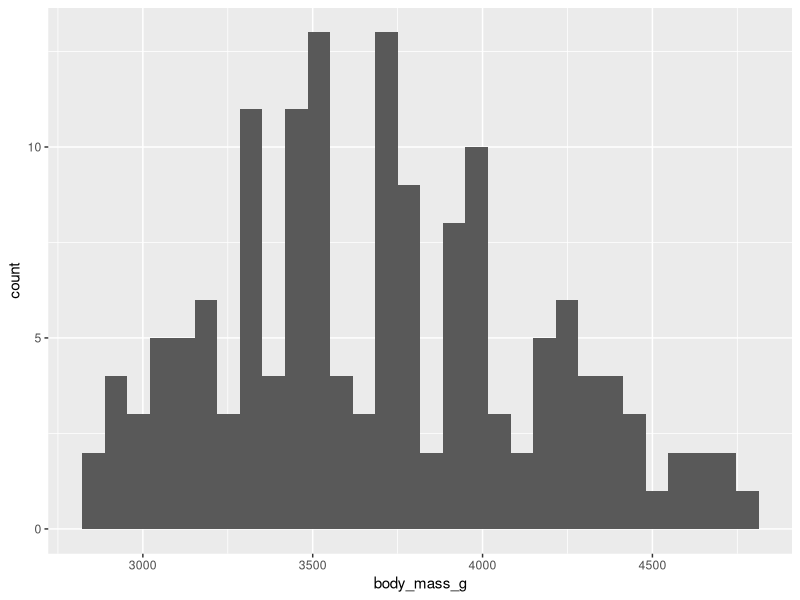
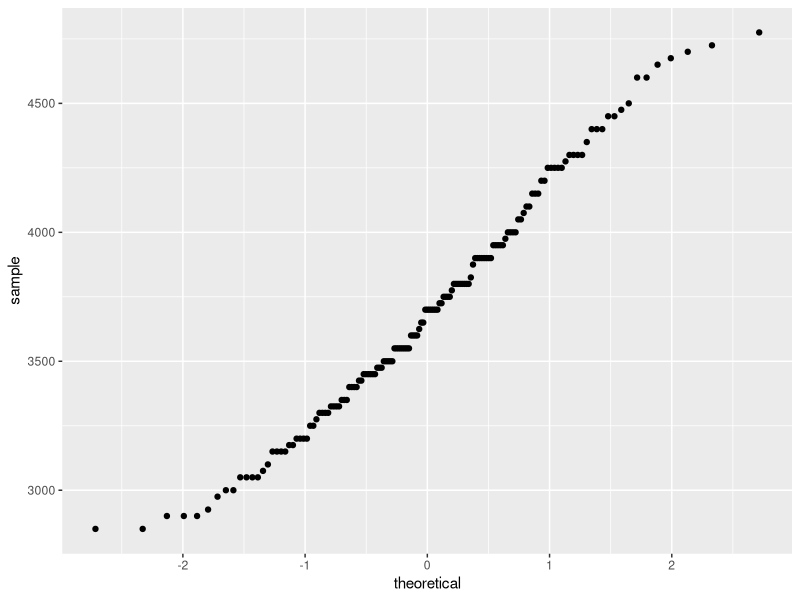
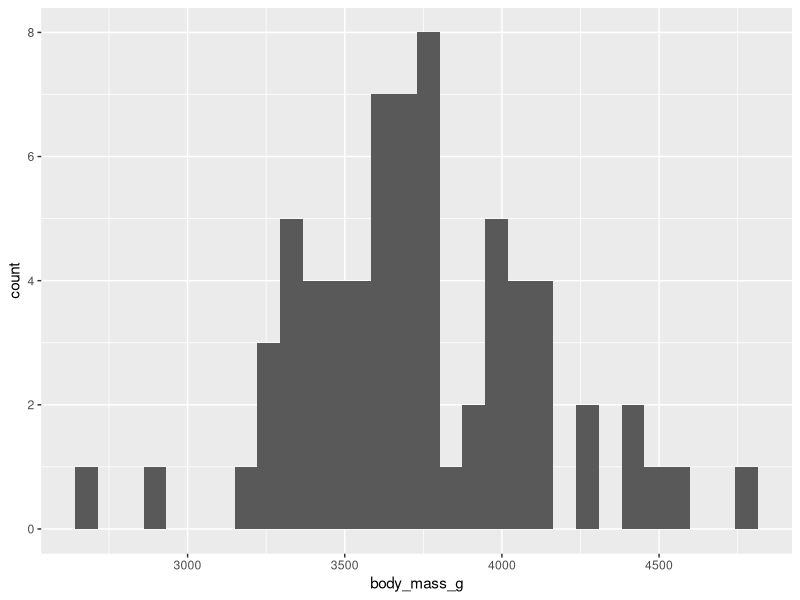
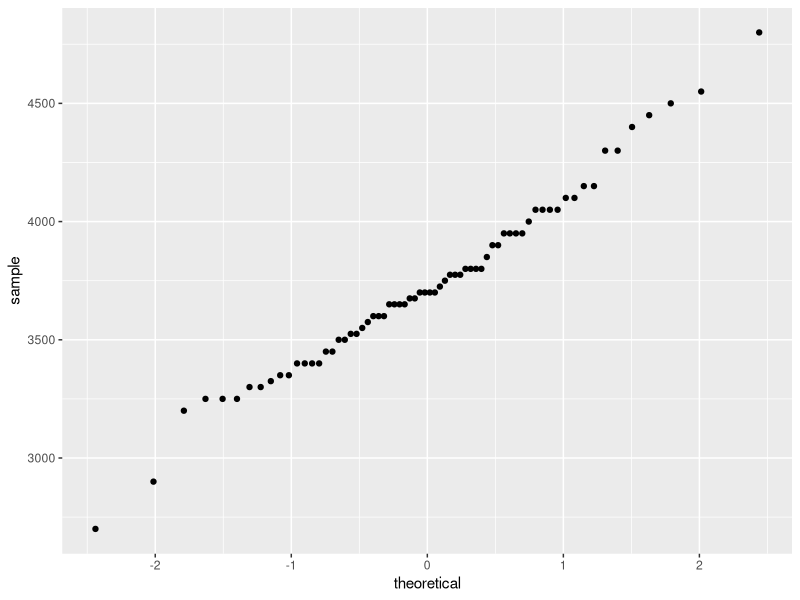
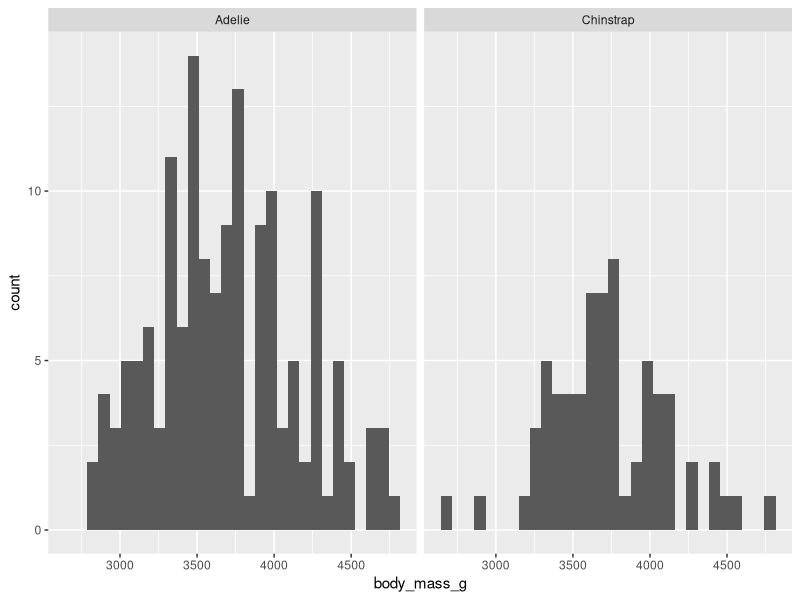
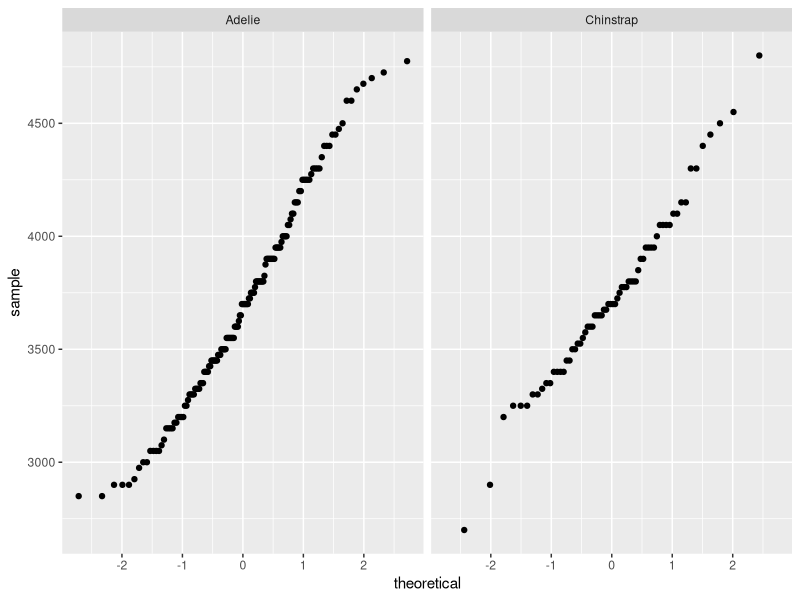
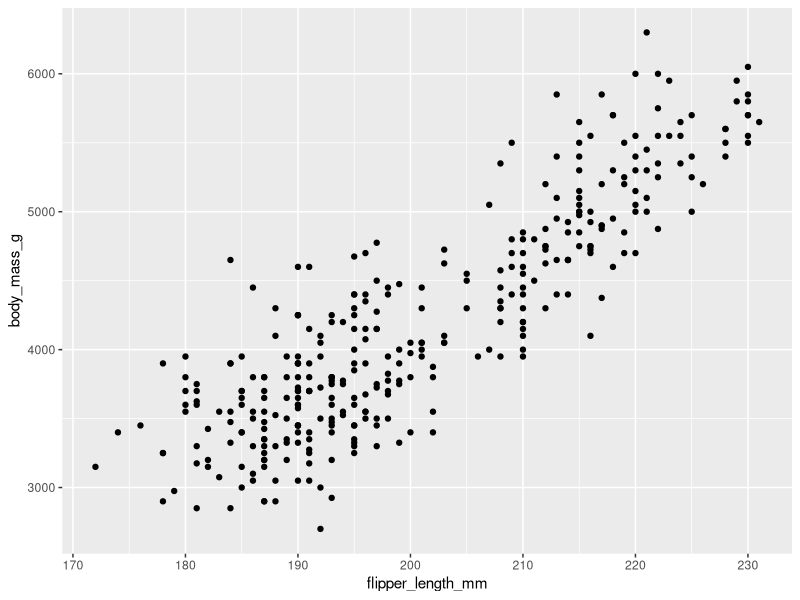
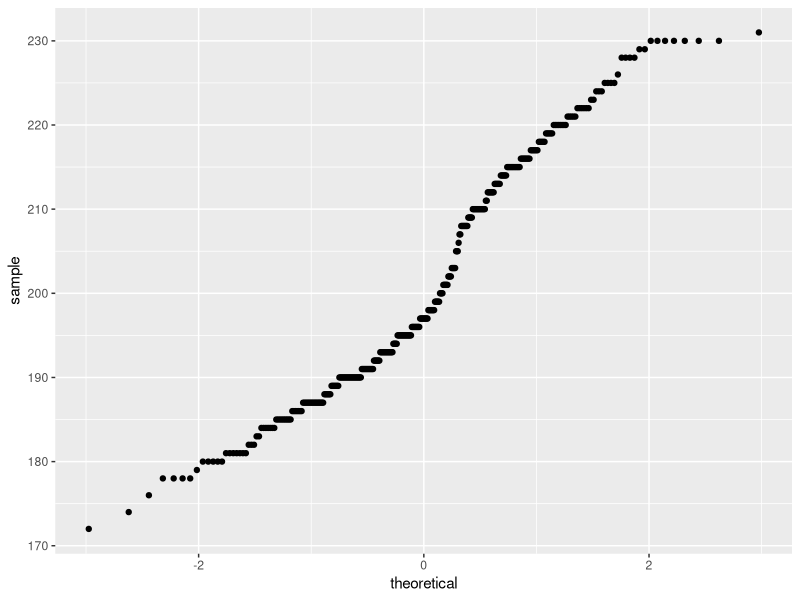

Generate these figures, in order, with R:
## ---- chunk 1
library(tidyverse)
library(palmerpenguins)
library(rstatix)
## ---- chunk 2

adelie = penguins %>%
  filter(species == "Adelie")
head(adelie)
summary(adelie)

ggplot(data=adelie) +
  geom_histogram(aes(x=body_mass_g))

pdf('figures/adelie_body_mass.pdf', width=7, height=5)
ggplot(data=adelie) +
  geom_histogram(aes(x=body_mass_g))
dev.off()

mean(adelie$body_mass_g, na.rm=TRUE)
sd(adelie$body_mass_g, na.rm=TRUE)

#outlier test 
adelie %>% 
  identify_outliers(body_mass_g)
#there are no outliers

# Q-Q plot to check normality assumption
ggplot(data=adelie) + 
  stat_qq(aes(sample=body_mass_g))

pdf('figures/adelie_qq.pdf', width=7, height=5)
ggplot(data=adelie) + 
  stat_qq(aes(sample=body_mass_g))
dev.off()
#looks good 

#Adelie t-test - used a one sample t-test
t.test(adelie$body_mass_g, mu=4700) # base r version
adelie %>%                          #dplyr version
  t_test(body_mass_g ~ 1, mu=4700)

#Effect size
adelie %>% cohens_d(body_mass_g ~ 1, mu = 4700)

# p =  5.06e-59, effect size = -2.18.

## ---- chunk 3
chinstrap = penguins %>%
  filter(species == "Chinstrap")
head(chinstrap)
summary(chinstrap)

ggplot(data=chinstrap) +
  geom_histogram(aes(x=body_mass_g))

pdf('figures/chinstrap_body_mass.pdf', width=7, height=5)
ggplot(data=chinstrap) +
  geom_histogram(aes(x=body_mass_g))
dev.off()

mean(chinstrap$body_mass_g, na.rm=TRUE)
sd(chinstrap$body_mass_g, na.rm=TRUE)

#outlier test 
chinstrap %>% 
  identify_outliers(body_mass_g)

# Q-Q plot to check normality assumption
ggplot(data=chinstrap) + 
  stat_qq(aes(sample=body_mass_g))

pdf('figures/chinstrap_qq.pdf', width=7, height=5)
ggplot(data=chinstrap) + 
  stat_qq(aes(sample=body_mass_g))
dev.off()

#Chinstrap t-test - used a one sample t-test; body mass comes from: Sanz, J.J. (1995). Field Metabolic Rates of Breeding Chinstrap Penguins (Pygoscelis antarctica) in the South Shetlands. Physiological Zoology, 69(3), 586-598. 

t.test(chinstrap$body_mass_g, mu=3790) # base r version
chinstrap %>%                          #dplyr version
  t_test(body_mass_g ~ 1, mu=3790)

#Effect size
chinstrap %>% cohens_d(body_mass_g ~ 1, mu = 3790)

# p = 0.226, effect size = -0.148.
## ---- chunk 4
# used an independent sample t-test

adelie_vs_chinstrap = penguins %>%
  filter(species %in% c("Chinstrap", "Adelie"),
         !is.na(body_mass_g)) %>%
  select(species, body_mass_g) %>%
  droplevels() 
glimpse(adelie_vs_chinstrap)

# summary stats
adelie_vs_chinstrap %>%
  group_by(species) %>%
  summarize(mean=mean(body_mass_g), sd=sd(body_mass_g))

# histogram
ggplot(aes(x=body_mass_g), data=adelie_vs_chinstrap) + 
  geom_histogram() + 
  facet_wrap(~species)

pdf('figures/adelie_vs_chinstrap_bodymass.pdf', height = 7, width = 5)
ggplot(aes(x=body_mass_g), data=adelie_vs_chinstrap) + 
  geom_histogram() + 
  facet_wrap(~species)
dev.off()

# check outliers 
adelie_vs_chinstrap %>%
  group_by(species) %>%
  identify_outliers(body_mass_g)
#chinstrap has two outliers that are not extreme

# check normality - looks pretty good
ggplot(adelie_vs_chinstrap) + 
  stat_qq(aes(sample=body_mass_g)) + 
  facet_wrap(~species)

pdf('figures/adelie_vs_chinstrap_qq.pdf', height = 7, width = 5)
ggplot(adelie_vs_chinstrap) + 
  stat_qq(aes(sample=body_mass_g)) + 
  facet_wrap(~species)
dev.off()

# check equality of variance - p = 0.0291 which is >0.05, so we can accept null and go ahead
adelie_vs_chinstrap %>% levene_test(body_mass_g ~ species)

# t-test
t.test(adelie_vs_chinstrap$body_mass_g ~ adelie_vs_chinstrap$species) # base R
adelie_vs_chinstrap %>% 
  t_test(body_mass_g~species) # dplyr version

# p = 0.588

#effect size - -0.0766; negligible
adelie_vs_chinstrap %>% cohens_d(body_mass_g~species)

## ---- chunk 5
summary(penguins)
ggplot() + 
  geom_point(aes(x=flipper_length_mm, y=body_mass_g), data=penguins)

pdf('figures/flipper_vs_bodymass_all.pdf', height=7, width=5)
ggplot() + 
  geom_point(aes(x=flipper_length_mm, y=body_mass_g), data=penguins)
dev.off()
# figure shows what appears to be a strong positive correlation with no outliers

#check normality assumption
ggplot(penguins) + 
  stat_qq(aes(sample=flipper_length_mm))

pdf('figures/flipper_qq_all.pdf', height=7, width=5)
ggplot(penguins) + 
  stat_qq(aes(sample=flipper_length_mm))
dev.off()

ggplot(penguins) +
  stat_qq(aes(sample=body_mass_g))

pdf('figures/bodymass_qq_all.pdf', height=7, width=5)
ggplot(penguins) +
  stat_qq(aes(sample=body_mass_g))
dev.off()
#both figures show good normality; most lie within -1 and 1

#check correlation
cor(x=penguins$flipper_length_mm, y=penguins$body_mass_g, use="complete.obs") # gives only coefficient r
cor.test(x=penguins$flipper_length_mm, y=penguins$body_mass_g, use="complete.obs") # gives t, df, p, r
# r = 0.87; high correlation!

#graph
library(GGally)
penguins %>%
  select(flipper_length_mm, body_mass_g) %>%
  ggpairs()

pdf('figures/flipper_vs_bodymass_matrix_all.pdf', height = 7, width = 5)
penguins %>%
  select(flipper_length_mm, body_mass_g) %>%
  ggpairs()
dev.off()
## ---- chunk 6
ggplot() + 
  geom_point(aes(x=flipper_length_mm, y=body_mass_g), data=penguins) + 
  facet_wrap(~species)

pdf('figures/flipper_vs_bodymass_species.pdf', height=7, width=5)
ggplot() + 
  geom_point(aes(x=flipper_length_mm, y=body_mass_g), data=penguins) + 
  facet_wrap(~species)
dev.off()
# figure shows what appears to be a strong positive correlation with 1 or 2 outliers max

#check normality assumption
ggplot(penguins) + 
  stat_qq(aes(sample=flipper_length_mm)) + 
  facet_wrap(~species)

pdf('figures/flipper_qq_species.pdf', height=7, width=5)
ggplot(penguins) + 
  stat_qq(aes(sample=flipper_length_mm)) + 
  facet_wrap(~species)
dev.off()

ggplot(penguins) +
  stat_qq(aes(sample=body_mass_g)) + 
  facet_wrap(~species)

pdf('figures/bodymass_qq_species.pdf', height=7, width=5)
ggplot(penguins) +
  stat_qq(aes(sample=body_mass_g)) + 
  facet_wrap(~species)
dev.off()
#both figures show good normality; most lie within -1 and 1

#check correlation
adelie = penguins %>%
  filter(species == "Adelie")
gentoo = penguins %>%
  filter(species == "Gentoo")
chinstrap = penguins %>%
  filter(species == "Chinstrap")

cor(x=adelie$flipper_length_mm, y=adelie$body_mass_g, use="complete.obs") # gives only coefficient r
# r = 0.47
cor(x=gentoo$flipper_length_mm, y=gentoo$body_mass_g, use="complete.obs")
# r = 0.70
cor(x=chinstrap$flipper_length_mm, y=chinstrap$body_mass_g, use="complete.obs")
# r = 0.64

#graph
library(GGally)
penguins %>%
  group_by(species) %>%
  select(flipper_length_mm, body_mass_g) %>%
  ggpairs(aes(color=species))

pdf('figures/flipper_vs_bodymass_matrix_species.pdf', height = 7, width = 5)
penguins %>%
  group_by(species) %>%
  select(flipper_length_mm, body_mass_g) %>%
  ggpairs(aes(color=species))
dev.off()

# most correlated in Gentoo, least correlated in Adelie
